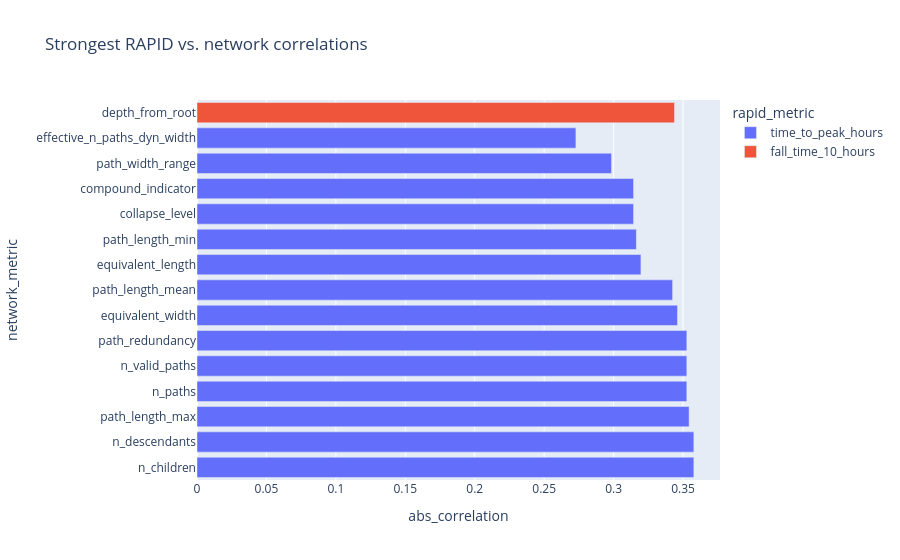

The notebook cell this image was saved under:
### Code cell
px.bar(
    cross_domain_corr.head(15),
    x="abs_correlation",
    y="network_metric",
    color="rapid_metric",
    orientation="h",
    hover_data=["correlation"],
    title="Strongest RAPID vs. network correlations",
)

### Figure 1 — Plotly figure (JSON) as saved in the notebook; plotly's stock layout.template omitted (floating-point values rounded to 4 significant figures)
{"data": [{"customdata": [[-0.3578], [-0.3578], [-0.3544], [-0.3527], [-0.3527], [-0.3527], [-0.346], [-0.3425], [-0.3197], [-0.3164], [-0.3144], [-0.3144], [-0.2985], [-0.2729]], "hovertemplate": "rapid_metric=time_to_peak_hours<br>abs_correlation=%{x}<br>network_metric=%{y}<br>correlation=%{customdata[0]}<extra></extra>", "legendgroup": "time_to_peak_hours", "marker": {"color": "#636efa", "pattern": {"shape": ""}}, "name": "time_to_peak_hours", "orientation": "h", "showlegend": true, "textposition": "auto", "type": "bar", "x": [0.3578, 0.3578, 0.3544, 0.3527, 0.3527, 0.3527, 0.346, 0.3425, 0.3197, 0.3164, 0.3144, 0.3144, 0.2985, 0.2729], "xaxis": "x", "y": ["n_children", "n_descendants", "path_length_max", "n_paths", "n_valid_paths", "path_redundancy", "equivalent_width", "path_length_mean", "equivalent_length", "path_length_min", "collapse_level", "compound_indicator", "path_width_range", "effective_n_paths_dyn_width"], "yaxis": "y"}, {"customdata": [[-0.3439]], "hovertemplate": "rapid_metric=fall_time_10_hours<br>abs_correlation=%{x}<br>network_metric=%{y}<br>correlation=%{customdata[0]}<extra></extra>", "legendgroup": "fall_time_10_hours", "marker": {"color": "#EF553B", "pattern": {"shape": ""}}, "name": "fall_time_10_hours", "orientation": "h", "showlegend": true, "textposition": "auto", "type": "bar", "x": [0.3439], "xaxis": "x", "y": ["depth_from_root"], "yaxis": "y"}], "layout": {"barmode": "relative", "legend": {"title": {"text": "rapid_metric"}, "tracegroupgap": 0}, "title": {"text": "Strongest RAPID vs. network correlations"}, "xaxis": {"anchor": "y", "domain": [0, 1], "title": {"text": "abs_correlation"}}, "yaxis": {"anchor": "x", "domain": [0, 1], "title": {"text": "network_metric"}}}}
